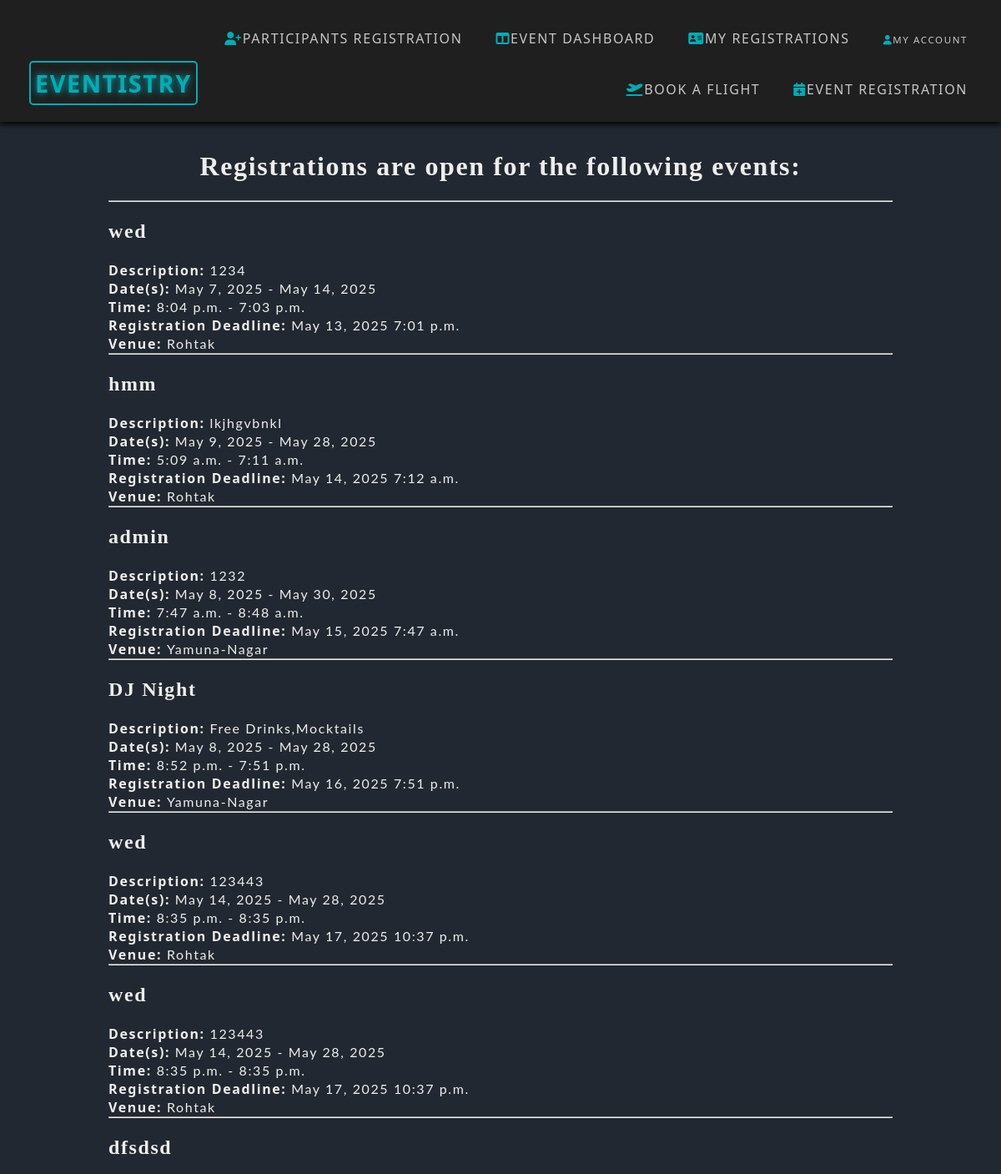
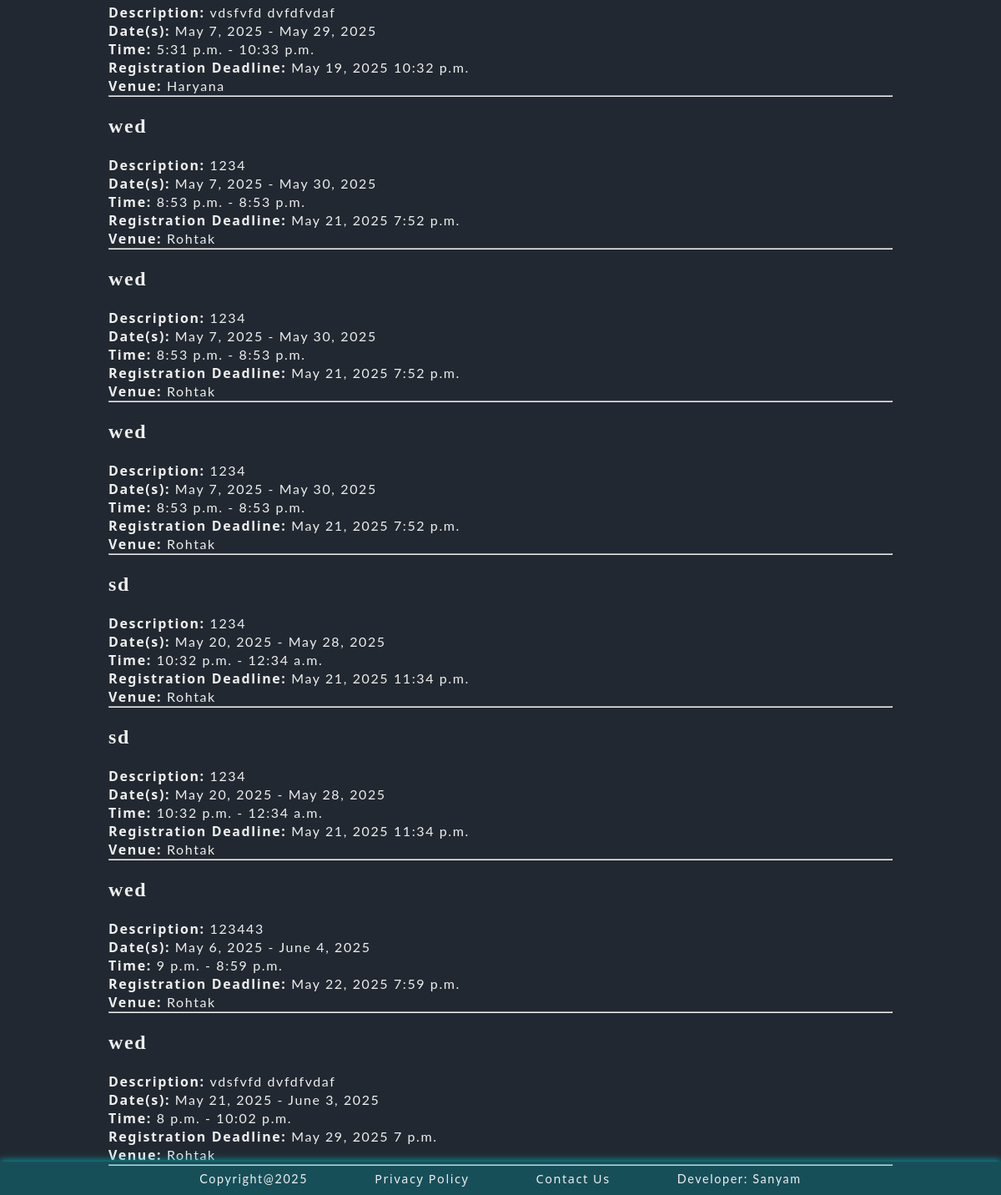
/participant (signed in), run on the app's committed database (2 pictures, top to bottom).
### EM_App/models.py (models this page shows, shortened)
class Event(models.Model):
    eventName = models.CharField(max_length=32)
    description = models.TextField()
    location = models.CharField(max_length=32)
    fromDate = models.DateField()
    fromTime = models.TimeField()
    toDate = models.DateField()
    toTime = models.TimeField()
    deadlineDate = models.DateField()
    deadlineTime = models.TimeField()
    email = models.EmailField()
    password = models.CharField(max_length=32)

### EM_App/views.py (the view, shortened to what this page needs)
# urls.py: path('participant', views.participant, name='participant'),
@login_required
def participant(request):
    template = loader.get_template('participant.html')
    date_t = dt.datetime.now().date()
    time_t = dt.datetime.now().time()
    print(f"User: {request.user}, is_staff: {request.user.is_staff}")
    event_database = Event.objects.all().order_by('deadlineDate', 'fromDate', 'fromTime')
    e_data = []
    for e in event_database:
        if e.deadlineDate > date_t or e.deadlineDate == date_t and e.deadlineTime > time_t:
            e_data.append(e)
        else:
            continue
    context = {
        'events': e_data,
        'show_participant_registration': not request.user.is_staff,
    }
    return HttpResponse(template.render(context, request))

### EM_App/Templates/participant.html (shortened to what this page needs)
{% extends 'base.html' %}
{% block body %}
<div class="e_database">
    <h1>Registrations are open for the following events:</h1><br>
    <hr>
    {% for event in events %}
    <br>
    <h2>{{ event.eventName }}</h2><br>
    <p>
        <strong>Description: </strong>{{ event.description }}<br>
        <strong>Date(s): </strong>{{ event.fromDate }} - {{ event.toDate }}<br>
        <strong>Time: </strong>{{ event.fromTime }} - {{ event.toTime }}<br>
        <strong>Registration Deadline: </strong>{{ event.deadlineDate }} {{ event.deadlineTime }}<br>
        <strong>Venue: </strong>{{ event.location }}<br>
    </p>
    <hr>
    {% endfor %}
</div>
{% endblock %}

### EM_App/Templates/base.html (shortened to what this page needs)
{% load static %}
<!DOCTYPE html>
<html lang="en">
<head>
    <link rel="stylesheet" href="{% static 'base.css' %}">
</head>
<body>
    <header>
        <nav class="navbar-home">
            <ul>
                <li>
                    <a href="{% url 'register' %}" style="font-size: 11.5px;"><i class="fa-solid fa-user"></i>MY ACCOUNT</a>
                </li>
                {% if user.is_authenticated %}
                <li>
                    <a href="{% url 'my_registrations' %}" style="font-size: 16px;"><i class="fa-solid fa-address-card"></i>MY REGISTRATIONS</a>
                </li>
                {% endif %}
                <li>
                    <a href="dashboard" style="font-size: 16px;"><i class="fa-solid fa-table-columns"></i>EVENT DASHBOARD</a>
                </li>
                <li>
                    <a href="participant" style="font-size: 16px;"><i class="fa-solid fa-user-plus"></i>PARTICIPANTS REGISTRATION</a>
                </li>
                <li>
                    <a href="event" style="font-size: 16px;"><i class="fa-solid fa-calendar-plus"></i>EVENT REGISTRATION</a>
                </li>
                <li>
                    <a href="{% url 'flightbook' %}" style="font-size: 16px;"><i class="fa-solid fa-plane-departure"></i>BOOK A FLIGHT</a>
                </li>
                <div>
                    <a id="logo" href="index" style="width: auto; padding: 5px;">EVENTISTRY</a>
                </div>
            </ul>
        </nav>
    </header>
    {% block body %}
    {% endblock %}
    <div class="footer-home">
        <ul class="copyright-home">
            <li>Copyright@2025</li>
            <li><a href="privacypolicy" class="footer-link" style="color: var(--text-light); text-decoration: none;">Privacy Policy</a></li>
            <li><a href="contact" class="footer-link" style="color: var(--text-light); text-decoration: none;">Contact Us</a></li>
            <li id="developer">Developer: Sanyam</li>
        </ul>
    </div>
</body>
</html>

### EM_App/static/base.css (style rules this page uses)
:root { --primary-color: #00adb5; --secondary-color: #393e46; --accent1-color: #222831; --accent2-color: #eeeeee; --background-dark: #222831; --text-light: #eeeeee; }
i { color: var(--primary-color); }
* { margin: 0; padding: 0; font-family: 'Segoe UI', Tahoma, Geneva, Verdana, sans-serif; box-sizing: border-box; }
body { font-family: 'Poppins', 'Segoe UI', Tahoma, Geneva, Verdana, sans-serif; background-color: var(--background-dark) !important; color: var(--text-light); letter-spacing: 0.1rem; min-height: 100vh; overflow-x: hidden; }
h1, h2, h3, h4, h5, h6 { font-family: 'Playfair Display', serif; font-weight: 700; margin: 0; }
p, span, li, label, input, button { font-family: 'Lato', 'Segoe UI', Tahoma, Geneva, Verdana, sans-serif; }
.navbar-home a { font-family: 'Fira Sans', 'Montserrat', 'Raleway', 'Segoe UI', Tahoma, Geneva, Verdana, sans-serif; text-decoration: none; color: rgba(240, 240, 240, 0.8); cursor: pointer; transition: color 0.3s ease; }
body { letter-spacing: 0.1rem; background-color: var(--background-dark) !important; color: var(--text-light); min-height: 100vh; overflow-x: hidden; }
.navbar-home { margin: 0px; padding: 12px 0px; background-color: #1f1f1f; box-shadow: 0 4px 6px rgba(0,0,0,0.8); transition: background-color 0.3s ease; }
.navbar-home ul { overflow: auto; margin: 0; padding: 0 20px; font-size: 24px; }
.navbar-home li { float: right; list-style: none; margin: 16px 20px; }
.navbar-home a { text-decoration: none; color: rgba(240, 240, 240, 0.8); cursor: pointer; transition: color 0.3s ease; }
.navbar-home div { padding: 3px; margin: 12px; }
#logo { width: auto; text-align: center; float: left; font-weight: 900; font-size: 1.8rem; border: 2px solid var(--primary-color); border-radius: 5px; color: var(--primary-color); text-shadow: 0 0 8px var(--primary-color); }
.copyright-home { color: var(--text-light); background-color: rgba(0, 173, 181, 0.3); position: fixed; bottom: 0px; width: 100%; height: 40px; box-shadow: 0 -2px 8px rgba(0, 173, 181, 0.8); display: flex; align-items: center; justify-content: center; font-size: 0.9rem; }
.copyright-home li { position: relative; top: 0; display: inline; padding: 0 40px; }
#developer { float: right; }
.e_database { color: var(--text-light); margin: 25px 120px; padding: 10px; }
.e_database h1 { text-align: center; }

### data on the page
Event: eventName "wed", description "1234", fromDate "May 7, 2025", toDate "May 14, 2025", fromTime "8:04 p.m.", toTime "7:03 p.m.", deadlineDate "May 13, 2025", deadlineTime "7:01 p.m.", location "Rohtak"
Event: eventName "hmm", description "lkjhgvbnkl", fromDate "May 9, 2025", toDate "May 28, 2025", fromTime "5:09 a.m.", toTime "7:11 a.m.", deadlineDate "May 14, 2025", deadlineTime "7:12 a.m.", location "Rohtak"
Event: eventName "admin", description "1232", fromDate "May 8, 2025", toDate "May 30, 2025", fromTime "7:47 a.m.", toTime "8:48 a.m.", deadlineDate "May 15, 2025", deadlineTime "7:47 a.m.", location "Yamuna-Nagar"
Event: eventName "DJ Night", description "Free Drinks,Mocktails", fromDate "May 8, 2025", toDate "May 28, 2025", fromTime "8:52 p.m.", toTime "7:51 p.m.", deadlineDate "May 16, 2025", deadlineTime "7:51 p.m.", location "Yamuna-Nagar"
Event: eventName "wed", description "123443", fromDate "May 14, 2025", toDate "May 28, 2025", fromTime "8:35 p.m.", toTime "8:35 p.m.", deadlineDate "May 17, 2025", deadlineTime "10:37 p.m.", location "Rohtak"
Event: eventName "wed", description "123443", fromDate "May 14, 2025", toDate "May 28, 2025", fromTime "8:35 p.m.", toTime "8:35 p.m.", deadlineDate "May 17, 2025", deadlineTime "10:37 p.m.", location "Rohtak"
Event: eventName "dfsdsd", description "vdsfvfd dvfdfvdaf", fromDate "May 7, 2025", toDate "May 29, 2025", fromTime "5:31 p.m.", toTime "10:33 p.m.", deadlineDate "May 19, 2025", deadlineTime "10:32 p.m.", location "Haryana"
Event: eventName "wed", description "1234", fromDate "May 7, 2025", toDate "May 30, 2025", fromTime "8:53 p.m.", toTime "8:53 p.m.", deadlineDate "May 21, 2025", deadlineTime "7:52 p.m.", location "Rohtak"
Event: eventName "wed", description "1234", fromDate "May 7, 2025", toDate "May 30, 2025", fromTime "8:53 p.m.", toTime "8:53 p.m.", deadlineDate "May 21, 2025", deadlineTime "7:52 p.m.", location "Rohtak"
Event: eventName "wed", description "1234", fromDate "May 7, 2025", toDate "May 30, 2025", fromTime "8:53 p.m.", toTime "8:53 p.m.", deadlineDate "May 21, 2025", deadlineTime "7:52 p.m.", location "Rohtak"
Event: eventName "sd", description "1234", fromDate "May 20, 2025", toDate "May 28, 2025", fromTime "10:32 p.m.", toTime "12:34 a.m.", deadlineDate "May 21, 2025", deadlineTime "11:34 p.m.", location "Rohtak"
Event: eventName "sd", description "1234", fromDate "May 20, 2025", toDate "May 28, 2025", fromTime "10:32 p.m.", toTime "12:34 a.m.", deadlineDate "May 21, 2025", deadlineTime "11:34 p.m.", location "Rohtak"
Event: eventName "wed", description "123443", fromDate "May 6, 2025", toDate "June 4, 2025", fromTime "9 p.m.", toTime "8:59 p.m.", deadlineDate "May 22, 2025", deadlineTime "7:59 p.m.", location "Rohtak"
Event: eventName "wed", description "vdsfvfd dvfdfvdaf", fromDate "May 21, 2025", toDate "June 3, 2025", fromTime "8 p.m.", toTime "10:02 p.m.", deadlineDate "May 29, 2025", deadlineTime "7 p.m.", location "Rohtak"
